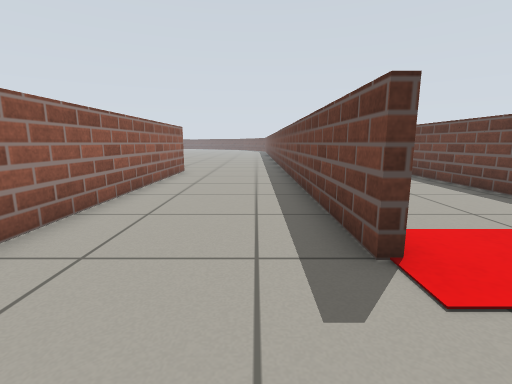
[1] (above)

24 first-person views from a walk through a robot-simulator world made for Gazebo. The camera is 0.65 m above the floor, tilts 10° down and sees 85° across. The floor is counted in squares, 0.5 m on a side. Each view is taken from the middle of a square. On the plan, view 1 faces up. The plan holds only what a view shows up to about 13 squares ahead; the rest is blank. The place goes on beyond the plan.

[2]
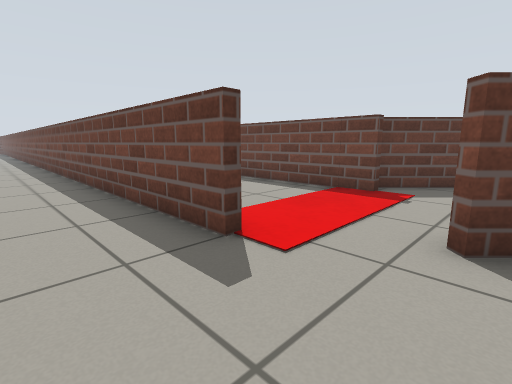

[3]
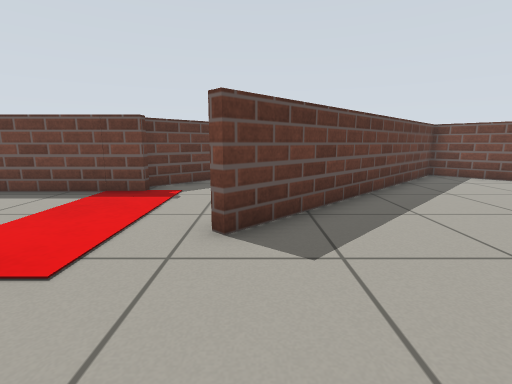

[4]
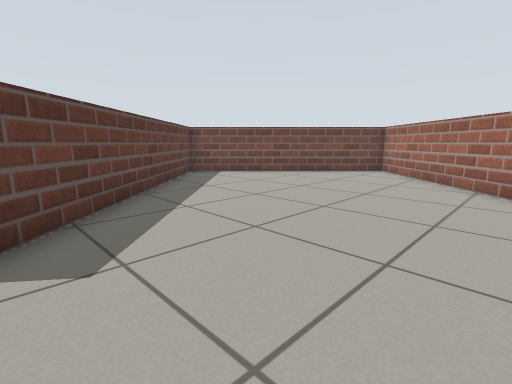

[5]
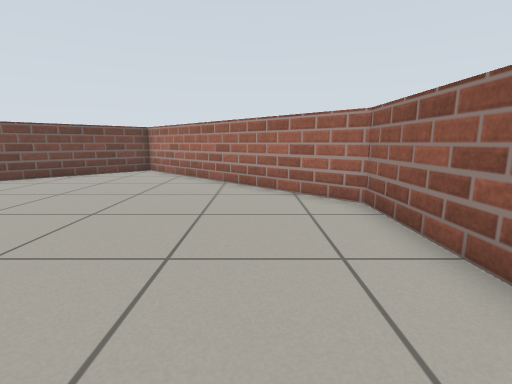

[6]
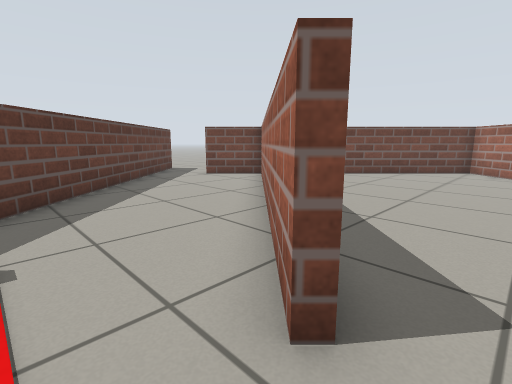

[7]
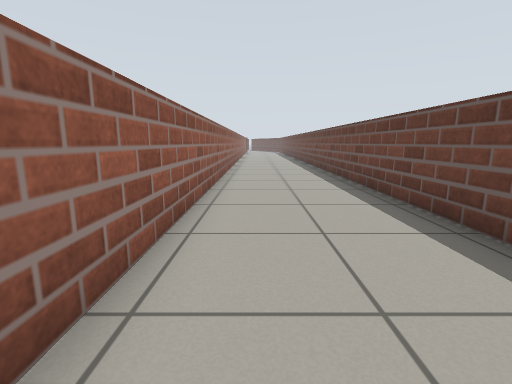

[8]
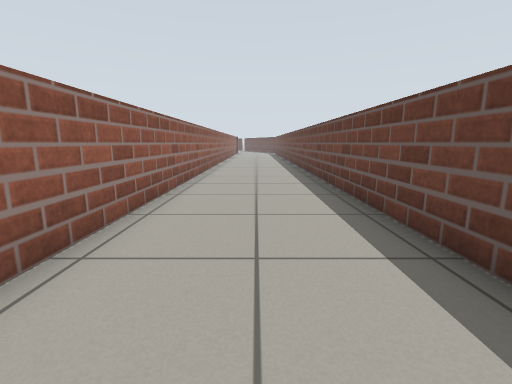

[9]
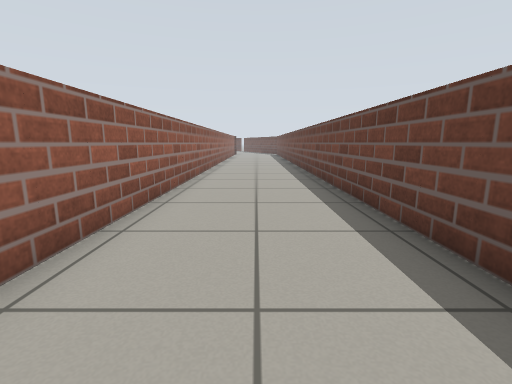

[10]
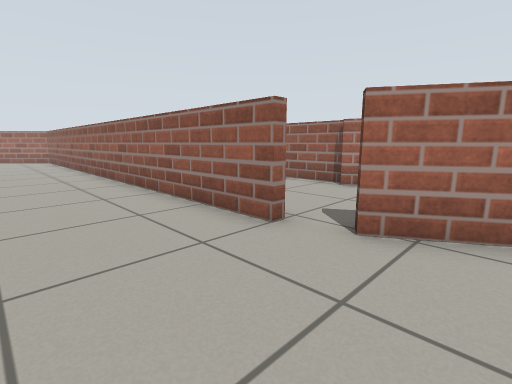

[11]
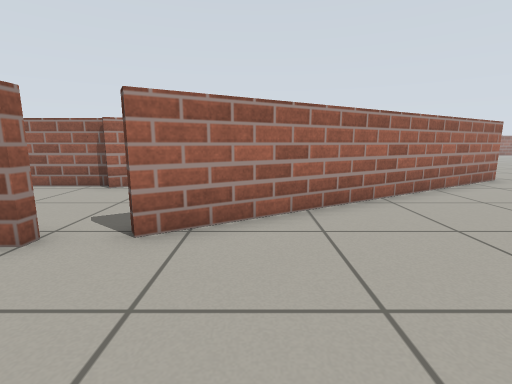

[12]
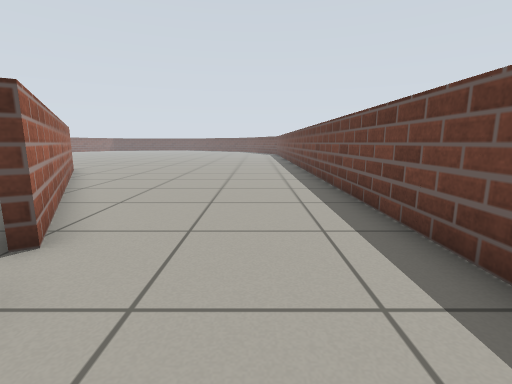

[13]
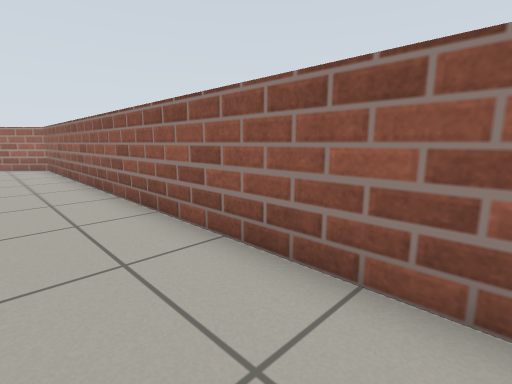

[14]
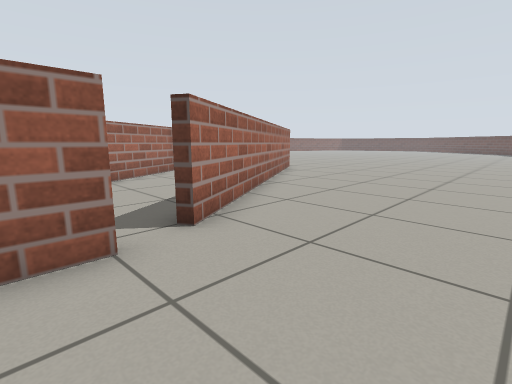

[15]
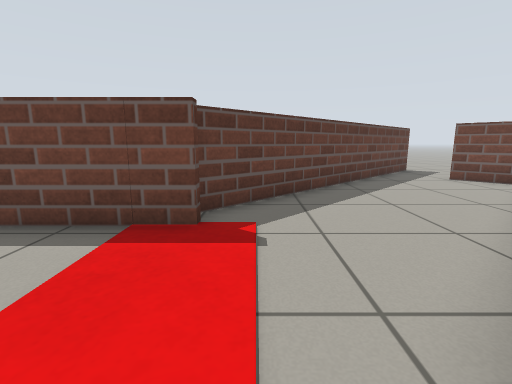

[16]
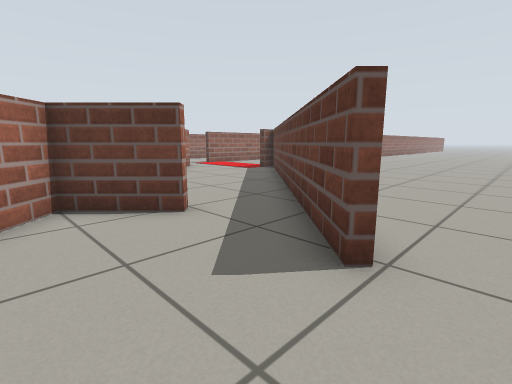

[17]
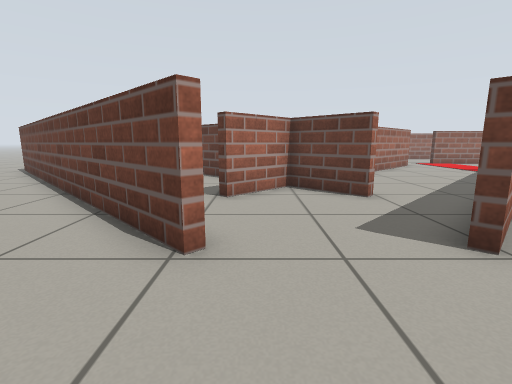

[18]
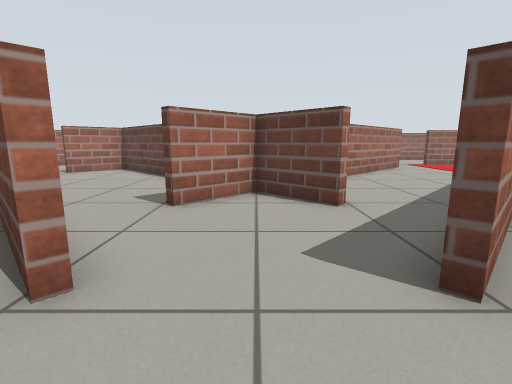

[19]
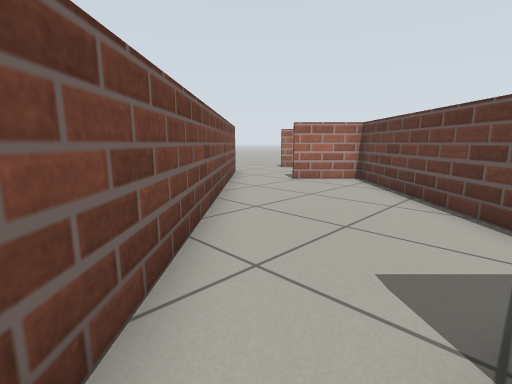

[20]
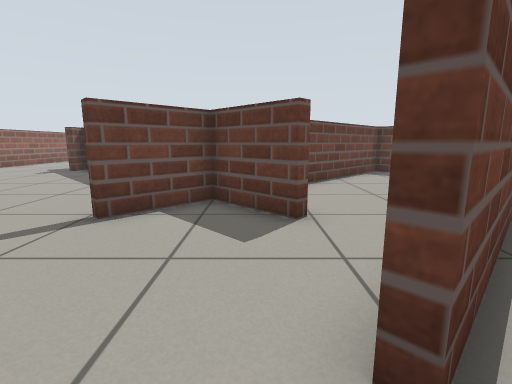

[21]
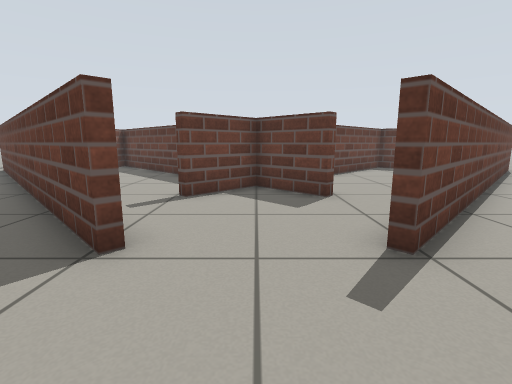

[22]
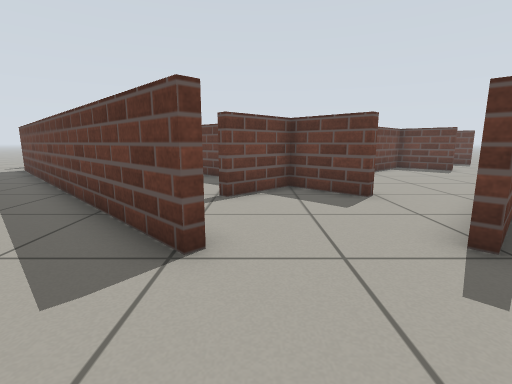

[23]
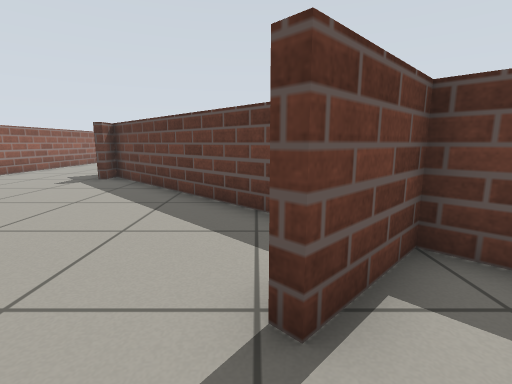

[24]
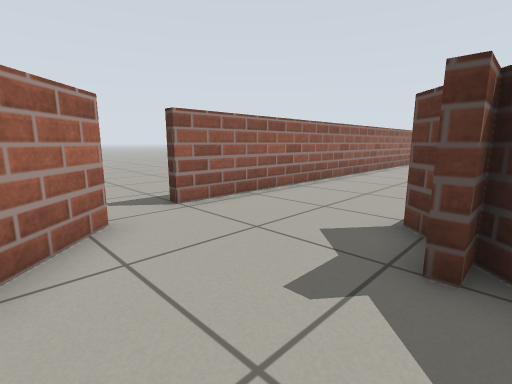

### Floor plan
Ten units are one square. View 1 is at (0, 0); x grows to the right and y downward. Boxes are objects, and circles mark ways between rooms. Rooms are numbered by the first view taken in them; rooms with no view inside come last. Other rooms are left out.
<svg viewBox="-126 -210 306 420">
<path fill="none" stroke="#000" d="M18 -29 14 -29 14 -136M64 -29 64 -205M-34 63 -34 70M-34 -131 -34 59 40 133 102 70 28 -4 30 -7 93 57M17 -205 17 -42M14 -136 14 -205M-74 -205 -37 -143M156 86 159 88 68 179M150 42 160 52M122 90 105 72 42 135 59 152M124 53 107 70 124 88M81 162 141 103M158 54 151 47M-83 70 -88 70M24 186 22 189 -79 88M68 179 58 189 56 187M-83 -35 -83 70M-39 58 -44 53M-83 -116 -83 -92M-83 -123 -79 -117M-77 86 -63 100M-121 -186 -100 -151M59 152 57 154 40 137 23 154M56 187 81 162M23 120 -34 63M-34 70 -38 70M23 154 20 151M104 68 122 51 124 53M151 47 71 -32M68 -29 64 -29"/>
<circle cx="-10" cy="-140" r="3" fill="#2a7"/>
<circle cx="75" cy="15" r="3" fill="#2a7"/>
<circle cx="-40" cy="-140" r="3" fill="#2a7"/>
<circle cx="150" cy="70" r="3" fill="#2a7"/>
<circle cx="78" cy="205" r="3" fill="#2a7"/>
<circle cx="65" cy="155" r="3" fill="#2a7"/>
<circle cx="135" cy="50" r="3" fill="#2a7"/>
<circle cx="-70" cy="80" r="3" fill="#2a7"/>
<circle cx="40" cy="180" r="3" fill="#2a7"/>
<circle cx="-19" cy="120" r="3" fill="#2a7"/>
<text x="30" y="-20">1</text>
<text x="-20" y="-170">2</text>
<text x="150" y="150">3</text>
<text x="110" y="110">4</text>
<text x="-100" y="80">5</text>
<text x="-50" y="-20">6</text>
<text x="-10" y="110">7</text>
<text x="100" y="20">8</text>
</svg>
Room 1 opens to room 2. Room 1 opens to room 8. Room 2 opens to room 6. Room 3 opens to room 4. Room 3 opens to room 5. Room 4 opens to room 6. Room 4 opens to room 8. Room 5 opens to room 6. Room 6 opens to room 7.

Where each view was taken, in squares from view 1:
view 1: 0 up, 0 right, facing up
view 2: 0 up, 1 left, facing up-right
view 3: 0 up, 1 left, facing right
view 4: 0 up, 1 left, facing down-right
view 5: 0 up, 1 left, facing down
view 6: 2 up, 2 right, facing down-right
view 7: 3 up, 3 right, facing up
view 8: 8 up, 4 right, facing up
view 9: 11 up, 4 right, facing up
view 10: 16 up, 0 right, facing down-left
view 11: 16 up, 0 right, facing left
view 12: 11 up, 1 left, facing up
view 13: 10 up, 1 left, facing down-left
view 14: 12 up, 0 right, facing up-left
view 15: 2 up, 2 right, facing right
view 16: 8 down, 17 right, facing up-left
view 17: 8 down, 19 right, facing left
view 18: 7 down, 18 right, facing left
view 19: 9 down, 14 right, facing down-left
view 20: 20 down, 5 right, facing up
view 21: 22 down, 4 right, facing up
view 22: 22 down, 3 right, facing up
view 23: 17 down, 2 right, facing up
view 24: 10 down, 3 left, facing up-left
